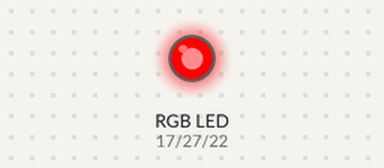
A program run on a simulated Raspberry Pi (BCM pin numbers). Parts: an RGB LED mixed from three pins (HIGH = lit). At 7.0 s the program stops and its outputs stay as they are.

Above: at 0.1 s.
At 1.1 s:
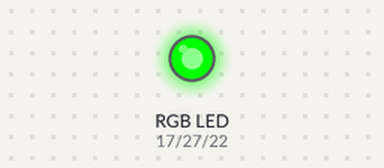
At 2.1 s:
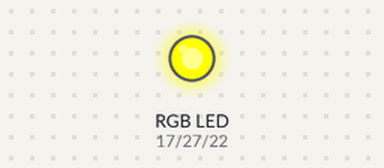
At 3.1 s:
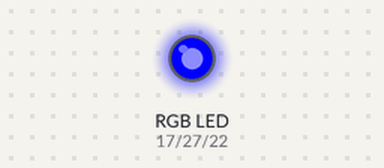
At 5.1 s:
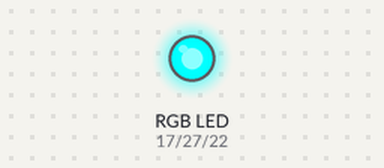
At 7.1 s:
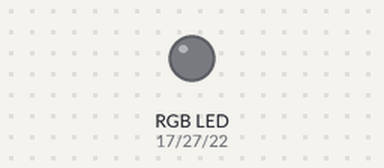
Timing chart, 0 to 8.5 s (numbered marks = the images above):
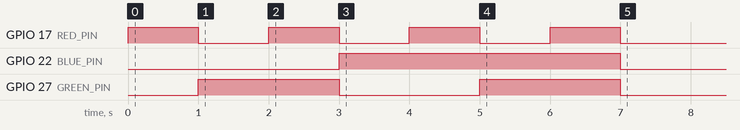

Measured:
- by itself, GPIO 17 (RED_PIN): alternates HIGH for 1.0 s and LOW for 1.0 s
- by itself, GPIO 22 (BLUE_PIN): LOW → HIGH at 3.0 s, → LOW 4.0 s later
- by itself, GPIO 27 (GREEN_PIN): alternates HIGH for 2.0 s and LOW for 2.0 s

The program:

rgbled-all.py
```python
import RPi.GPIO as GPIO
import time

RED_PIN = 17
GREEN_PIN = 27
BLUE_PIN = 22

GPIO.setmode(GPIO.BCM)

GPIO.setup(RED_PIN, GPIO.OUT)
GPIO.setup(GREEN_PIN, GPIO.OUT)
GPIO.setup(BLUE_PIN, GPIO.OUT)

GPIO.output(RED_PIN, GPIO.HIGH)
GPIO.output(GREEN_PIN, GPIO.LOW)
GPIO.output(BLUE_PIN, GPIO.LOW)
time.sleep(1)

GPIO.output(RED_PIN, GPIO.LOW)
GPIO.output(GREEN_PIN, GPIO.HIGH)
GPIO.output(BLUE_PIN, GPIO.LOW)
time.sleep(1)

GPIO.output(RED_PIN, GPIO.HIGH)
GPIO.output(GREEN_PIN, GPIO.HIGH)
GPIO.output(BLUE_PIN, GPIO.LOW)
time.sleep(1)

GPIO.output(RED_PIN, GPIO.LOW)
GPIO.output(GREEN_PIN, GPIO.LOW)
GPIO.output(BLUE_PIN, GPIO.HIGH)
time.sleep(1)

GPIO.output(RED_PIN, GPIO.HIGH)
GPIO.output(GREEN_PIN, GPIO.LOW)
GPIO.output(BLUE_PIN, GPIO.HIGH)
time.sleep(1)

GPIO.output(RED_PIN, GPIO.LOW)
GPIO.output(GREEN_PIN, GPIO.HIGH)
GPIO.output(BLUE_PIN, GPIO.HIGH)
time.sleep(1)

GPIO.output(RED_PIN, GPIO.HIGH)
GPIO.output(GREEN_PIN, GPIO.HIGH)
GPIO.output(BLUE_PIN, GPIO.HIGH)
time.sleep(1)

GPIO.cleanup()
```
